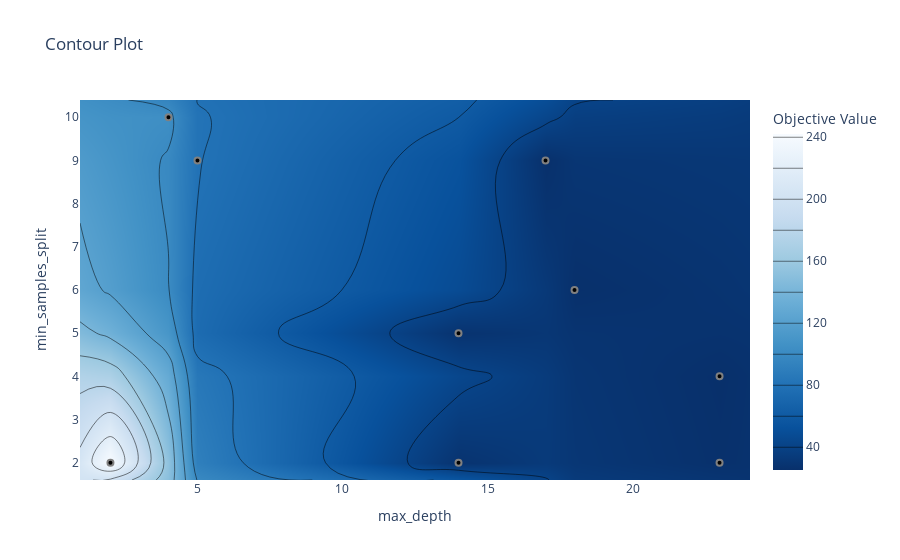

Write notebook code for a chart like this one.
### Code cell
# Plot contour plot
fig_contour = vis.plot_contour(study, params=["min_samples_split", "max_depth"])
fig_contour

### Figure 1 — Plotly figure (JSON) as saved in the notebook; plotly's stock layout.template omitted (floating-point values rounded to 4 significant figures)
{"data": [{"colorbar": {"title": {"text": "Objective Value"}}, "colorscale": [[0, "rgb(247,251,255)"], [0.125, "rgb(222,235,247)"], [0.25, "rgb(198,219,239)"], [0.375, "rgb(158,202,225)"], [0.5, "rgb(107,174,214)"], [0.625, "rgb(66,146,198)"], [0.75, "rgb(33,113,181)"], [0.875, "rgb(8,81,156)"], [1, "rgb(8,48,107)"]], "connectgaps": true, "contours": {"coloring": "heatmap"}, "hoverinfo": "none", "line": {"smoothing": 1.3}, "reversescale": true, "type": "contour", "x": [0.95, 2, 4, 5, 14, 17, 18, 23, 24.05], "y": [1.6, 2, 4, 5, 6, 9, 10, 10.4], "z": [[null, null, null, null, null, null, null, null, null], [null, 241.6, null, null, 27.72, null, null, 25.92, null], [null, null, null, null, null, null, null, 25.15, null], [null, null, null, null, 27.66, null, null, null, null], [null, null, null, null, null, null, 25.38, null, null], [null, null, null, 80.73, null, 25.49, null, null, null], [null, null, 103.7, null, null, null, null, null, null], [null, null, null, null, null, null, null, null, null]]}, {"marker": {"color": "black", "line": {"color": "Gray", "width": 2}}, "mode": "markers", "name": "Feasible Trial", "showlegend": false, "type": "scatter", "x": [17, 2, 14, 23, 5, 14, 4, 23, 18], "y": [9, 2, 2, 2, 9, 5, 10, 4, 6]}, {"marker": {"color": "#cccccc", "line": {"color": "Gray", "width": 2}}, "mode": "markers", "name": "Infeasible Trial", "showlegend": false, "type": "scatter", "x": [], "y": []}], "layout": {"title": {"text": "Contour Plot"}, "xaxis": {"range": [0.95, 24.05], "title": {"text": "max_depth"}}, "yaxis": {"range": [1.6, 10.4], "title": {"text": "min_samples_split"}}}}
